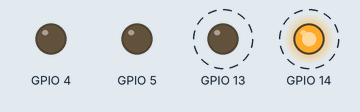
Recording of a sketch running on a simulated ESP8266 (NodeMCU). Parts: output pins drawn as LEDs (lit = HIGH). Dashed ring = blinking. WiFi joins after 1.5 s; servers stay silent unless stated; pins used as bus, display or sensor lines are not drawn; what the sketch prints to the serial monitor is not drawn.

Above: at 2.0 s.
Timing chart, 0 to 6.1 s (numbered marks = the images above):
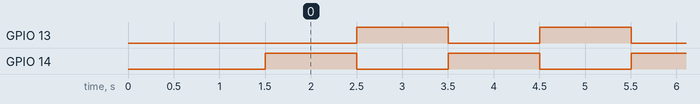

Measured:
- by itself, GPIO 13, GPIO 14: alternates HIGH for 1.0 s and LOW for 1.0 s
- by itself, everything shown: repeats every 2.0 s, in 3 steps

The sketch:

OTA_test1.ino
```cpp
#include <ESP8266WiFi.h>
#include <ESP8266mDNS.h>
#include <WiFiUdp.h>
#include <ArduinoOTA.h>

int sensor = 16 ;


const char* ssid = "lucky";
const char* password = "laxmish53";

void setup() {
  pinMode(sensor,INPUT);
   pinMode(12,OUTPUT);
  pinMode(13,OUTPUT);
  pinMode(14,OUTPUT);
  pinMode(4,OUTPUT);
  pinMode(5,OUTPUT);
  Serial.begin(115200);
  Serial.println("Booting");
  WiFi.mode(WIFI_STA);
  WiFi.begin(ssid, password);
  while (WiFi.waitForConnectResult() != WL_CONNECTED) {
    Serial.println("Connection Failed! Rebooting...");
    delay(5000);
    ESP.restart();
  }

  // Port defaults to 8266
  // ArduinoOTA.setPort(8266);

  // Hostname defaults to esp8266-[ChipID]
  // ArduinoOTA.setHostname("myesp8266");

  // No authentication by default
  // ArduinoOTA.setPassword((const char *)"123");

  ArduinoOTA.onStart([]() {
    Serial.println("Start");
  });
  ArduinoOTA.onEnd([]() {
    Serial.println("\nEnd");
  });
  ArduinoOTA.onProgress([](unsigned int progress, unsigned int total) {
    Serial.printf("Progress: %u%%\r", (progress / (total / 100)));
  });
  ArduinoOTA.onError([](ota_error_t error) {
    Serial.printf("Error[%u]: ", error);
    if (error == OTA_AUTH_ERROR) Serial.println("Auth Failed");
    else if (error == OTA_BEGIN_ERROR) Serial.println("Begin Failed");
    else if (error == OTA_CONNECT_ERROR) Serial.println("Connect Failed");
    else if (error == OTA_RECEIVE_ERROR) Serial.println("Receive Failed");
    else if (error == OTA_END_ERROR) Serial.println("End Failed");
  });
  ArduinoOTA.begin();
  Serial.println("Ready");
  Serial.print("IP address: ");
  Serial.println(WiFi.localIP());
}

void loop()
{
ArduinoOTA.handle();
digitalWrite(12,LOW);
digitalWrite(14,HIGH);
delay(1000);
digitalWrite(14,LOW);
digitalWrite(13,HIGH);
delay(1000);
digitalWrite(13,LOW);
digitalWrite(12,HIGH);
}
```
